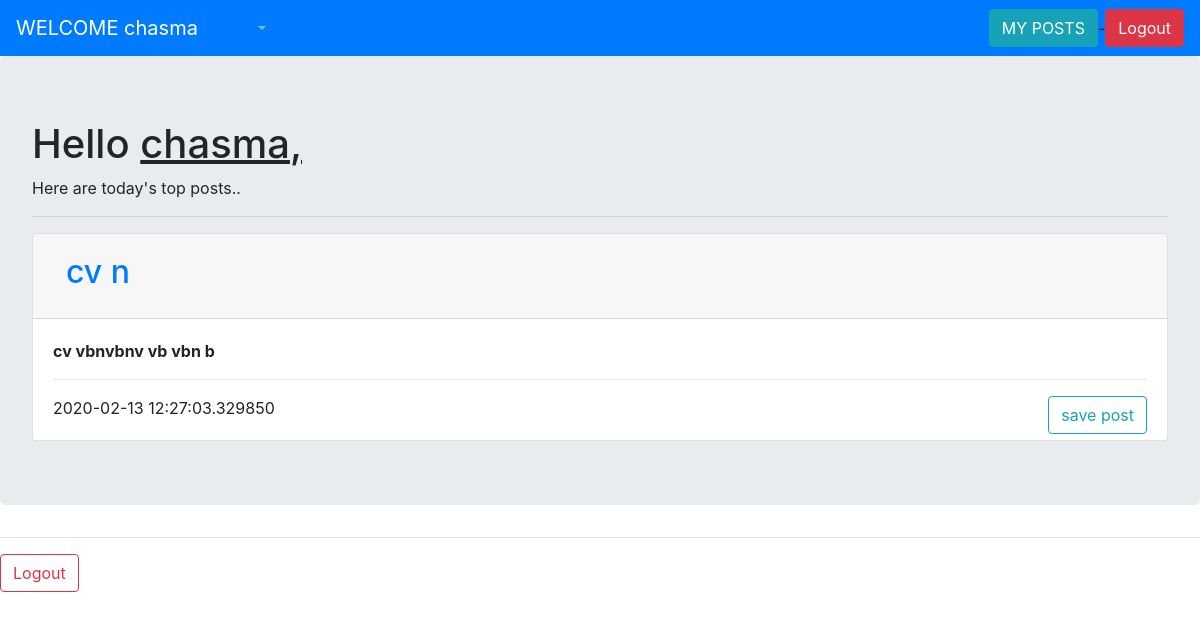
The app's page /home/ (signed in) with its own data.
### djangoapp/models.py (models this page shows)
class posts(models.Model):
	user = models.TextField(max_length = 500, blank = True)
	post = models.TextField(max_length = 500, blank = True)
	head = models.CharField(max_length = 30)
	date = models.CharField(max_length = 30)

### djangoapp/views.py (the view)
# urls.py: 2. Add a URL to urlpatterns:  path('', views.home, name='home')
@login_required
def home(request):
	un = request.user.username
	data=[]
	try:
		dat = posts.objects.all()
		for d in dat:
			if d.user!=un:
				data.append(d)
	except: pass
	shuffle(data)
	if len(data)>10:
		data = data[:10]
	return render(request, 'home.html',{'username':un,'opost':data})

### djangoapp/templates/home.html (shortened to what this page needs)
<!DOCTYPE html>
<html>
<head>
	<link rel="stylesheet" href="https://stackpath.bootstrapcdn.com/bootstrap/4.4.1/css/bootstrap.min.css">
</head>
<body>
<nav class="navbar navbar-expand-lg navbar-dark bg-primary">
    <a class="navbar-brand" href="#">WELCOME {{username}}</a>
    <div class="collapse navbar-collapse" id="navbarSupportedContent">
      <ul class="navbar-nav mr-auto">
        <li class="nav-item active">
          <a class="nav-link" href="#"> <span class="sr-only">(current)</span></a>
        </li>
        <li class="nav-item">
          <a class="nav-link" href="#"></a>
        </li>
        <li class="nav-item dropdown">
          <a class="nav-link dropdown-toggle" href="#" id="navbarDropdown" role="button" data-toggle="dropdown" aria-haspopup="true" aria-expanded="false">
          </a>
        </li>
        <li class="nav-item">
          <a class="nav-link disabled" href="#" tabindex="-1" aria-disabled="true"></a>
        </li>
	  </ul>
	  <form class="form-inline my-2 my-lg-0" action="/posts/">
        <button class="btn btn-info my-2 my-sm-0" type="submit">MY POSTS</button>
      </form>-
      <form class="form-inline my-2 my-lg-0" action="/logout/">
        <button class="btn btn-danger my-2 my-sm-0" type="submit">Logout</button>
      </form>
    </div>
  </nav>
	<div class="jumbotron">
<h1>Hello <u>{{username}},</u></h1> Here are today's top posts..
<hr>
{% for d in opost %}
<div class="card">
  <div class="card-header" id="headingOne {{d.head}}">
    <h2 class="mb-0">
      <button class="btn btn-link" type="button" data-toggle="collapse" data-target="#collapseOne" aria-expanded="true" aria-controls="collapseOne">
        <h2>{{d.head}}</h2>
      </button>
    </h2>
  </div>
  <div id="collapseOne" class="collapse show" aria-labelledby="headingOne" data-parent="#accordionExample">
    <div class="card-body">
      <b>{{d.post}}</b> <br><hr>
      {{d.date}}
      <a style="float: right; margin-bottom: 5px;" class="btn btn-outline-info" href="/savepost/{{d.id}}" onclick="return check()">save post</a>
    </div>
  </div>
</div>
{% endfor %}
	</div>
<hr>
<a class="btn btn-outline-danger" href="/logout/">Logout</a>
</body>
</html>

### records on screen
posts: head "cv n", post "cv vbnvbnv vb vbn b", date "2020-02-13 12:27:03.329850"

### other values on screen
{{ username }} "chasma"
